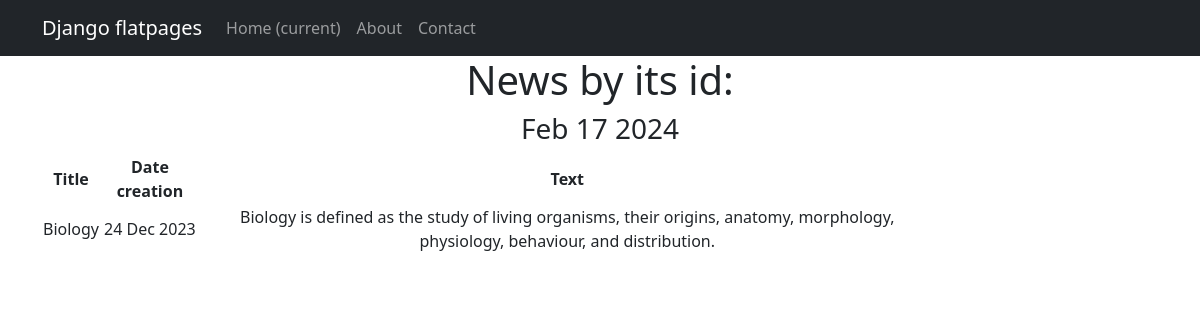
Screenshot of /news/2/ with the database file from the repository.
### newapp/models.py (models this page shows, shortened)
class Post(models.Model):# содержать в себе статьи и новости, которые создают пользователи
    author = models.ForeignKey(Author, on_delete = models.CASCADE)# связь «один ко многим» с моделью Author;
    News = 'NW'# новость
    Article = 'AR'# статья
    CATEGORY_CHOICES = (
        (News, 'Новость'),
        (Article, 'Статья')
    )
    categoryType = models.CharField(max_length = 2, choices = CATEGORY_CHOICES, default = Article)# поле с выбором — «статья» или «новость»;
    dateCreation = models.DateTimeField(auto_now_add = True)# автоматически добавляемая дата и время создания;
    postCategory = models.ManyToManyField(Category, through= 'PostCategory')# связь «многие ко многим» с моделью Category (с дополнительной моделью PostCategory);
    title = models.CharField(max_length= 128) # заголовок статьи/новости;
    text = models.TextField() # текст статьи/новости;
    rating = models.SmallIntegerField(default=0)# рейтинг статьи/новости.

### newapp/views.py (the view)
# urls.py: path('<int:pk>/', NewsDetail.as_view(), name='news_detail'),
class NewsDetail(DetailView):
    model = Post
    template_name = 'news_detail.html'
    context_object_name = 'news_detail'
    def get_context_data(self, **kwargs):
        context = super().get_context_data(**kwargs)
        context['time_now'] = datetime.utcnow()
        return context

### newapp/templatetags/custom_filters.py (called while the page is built)
@register.filter()
def censor(value):
    for word in censor_list:
        value = value.replace(word[1:], '*' * len(word[1:])) #Строковый метод str.replace(old, new[, count]) вернет копию строки,
    return value # Возвращаемое функцией значение подставится в шаблон.

### newapp/templates/news_detail.html
{% extends 'flatpages/default.html' %}
{% load custom_filters %}
{% block content %}
<h1>News by its id:</h1>
<h3>{{ time_now|date:'M d Y' }}</h3>
{% if news_detail %}
    <table width="80%">
        <tr>
            <td> <b>Title </b> </td>
            <td> <b>Date creation</b> </td>
            <td> <b>Text</b> </td>
        </tr>
           <tr>
               <td>{{ news_detail.title|censor }}</td>
               <td>{{ news_detail.dateCreation|date:"d M Y"}}</td>
               <td>{{ news_detail.text|censor}}</td>
           </tr>
    </table>
{% else %}
       <h2>No current news!</h2>
{% endif %}
{% endblock content%}

### rows the page displays
Post: title|censor "Biology", dateCreation "24 Dec 2023", text|censor "Biology is defined as the study of living organisms, their origins, anatomy, morphology, physiology, behaviour, and distribution."

### other values shown
{{ time_now|date:'M d Y' }} "Feb 17 2024"
